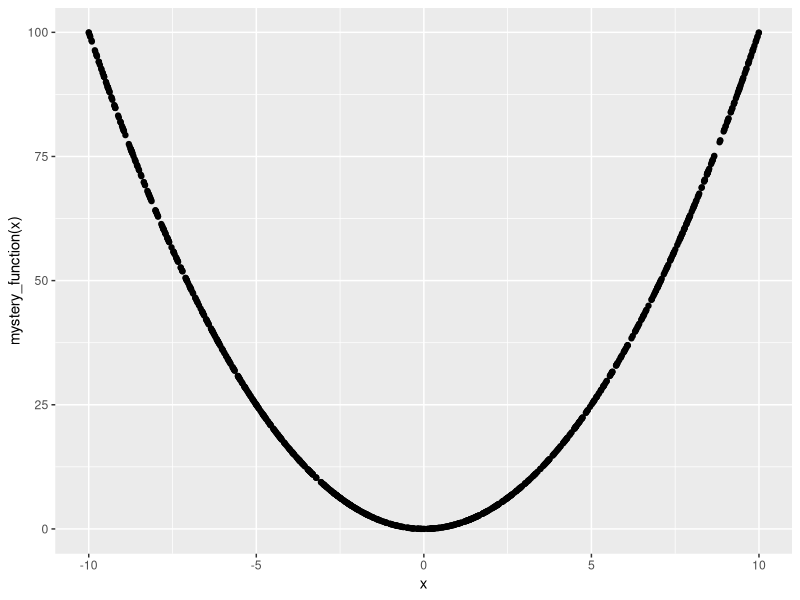

Generate this figure with R:
## ---- chunk 1
library(tidyverse)
mystery_function <- \(x) x**2
## ---- chunk 2
#| lst-label: lst-first
#| lst-cap: greeting
print("Good Morning! 🤗")
## ---- chunk 3
table_1 <- tibble(
  x = runif(n = 1000, min = -10, max = 10),
  y = mystery_function(x)
)
table_1
## ---- chunk 4
qplot(x = table_1$x, y = table_1$y) +
  labs(x = "x", y = "mystery_function(x)")
